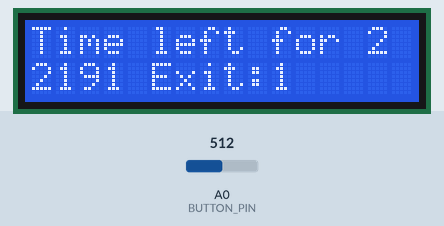
A sketch run on a simulated Arduino Uno, built with avr-gcc and run on an emulated ATmega328P. Shown: 16×2 character LCD. The inputs (shaded band) are chosen by the test bench; at power-on: A0 (BUTTON_PIN) = 512. Random numbers use the default seed unless the sketch sets one.

Above: at 1.2 s.
1.3 s: A0 (BUTTON_PIN) set to 374
2.8 s: A0 (BUTTON_PIN) set to 353
At 3.21 s:
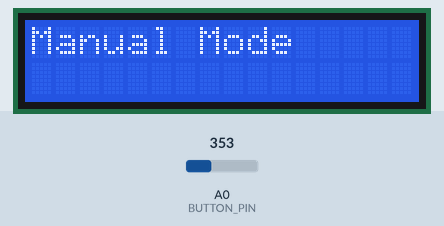
5.3 s: A0 (BUTTON_PIN) set to 370
At 5.67 s:
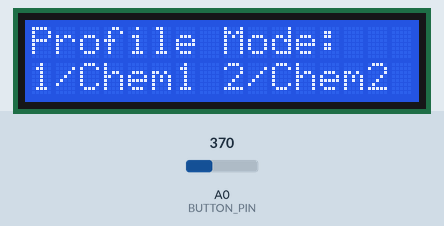
Timing chart, 0 to 8.3 s (numbered marks = the images above; inputs shaded):
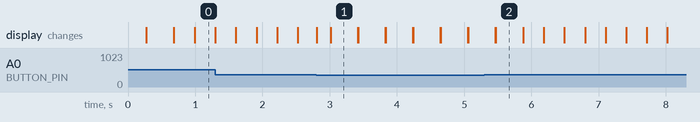

Measured:
- the behaviour switches between 361 and 360 on A0 (BUTTON_PIN) (found by bisection; images 0 and 1)
- what the display in image 1 shows lasts 0.4 s, from 3.0 s to 3.4 s

The sketch:

Display.ino
```cpp
// this code is used for interacing with the testing team to select the mode
// of operation
#define BUTTON_PIN A0
#define CHEM1_TIME 2000
#define CHEM2_TIME 2500
#define DEBOUNCE_TIME 200
#include <LiquidCrystal.h>

const int rs = 12, en = 11, d4 = 5, d5 = 4, d6 = 3, d7 = 2;
//the state of the display 0 for the main menu, 1 for manual, 2 for profile mode
//we can afford to use pin 7,8,13
//use analog pin for voltage division stuffs
//One button for emergency shutdown or select profile, one button for navigation
//Use internal pull-up to not have to use the 5V source

//Use 5 10K resistors in series for voltage divion circuit
//no button will be>990
//>220 for 1st button
//2nd  >360
// 3rd >450
// 4th >520
// 5th >570

LiquidCrystal lcd(rs, en, d4, d5, d6, d7);

unsigned check_button(void){//Check for button input
        unsigned reading=analogRead(BUTTON_PIN);
        if(reading>900)
                return 0; //nothing is pressed
        else if(reading>360)
                return 2;
        else if(reading>220)
                return 1;
}

void setup() {
        lcd.begin(16, 2);
        pinMode(BUTTON_PIN, INPUT_PULLUP);
        Serial.begin(9600);
}

void loop() {
        static unsigned state=0;
        static unsigned button_reading;
        static unsigned long start_stir_time;
        static unsigned long time_stir_left;
        //Serial.println(analogRead(BUTTON_PIN));
        switch(state) {
        case 0:
                //add turning off the fan at this state to make sure everything is clean
                delay(DEBOUNCE_TIME);
                lcd.clear();
                lcd.setCursor(0,0);
                lcd.print("1/Manual");
                lcd.setCursor(0,1);
                lcd.print("2/Profiles");


                while((button_reading=check_button())==0) {
                        ;

                }
                //Serial.println(button_reading);
                switch(button_reading) {
                case 1:
                        state=1;//1 for manual mode
                        break;
                case 2:
                        state=2;//2 for profile mode
                        break;
                }
                break;
        case 1:
                lcd.clear();
                lcd.setCursor(0,0);
                lcd.print("Manual Mode");
                delay(DEBOUNCE_TIME);
                while(!(check_button())) { //press any to return to menu
                        analogWrite(9,random(0,255));//fan control code go here
                        delay(50);
                }
                state=0;
                break;
        case 2:
                lcd.clear();
                lcd.setCursor(0,0);
                lcd.print("Profile Mode:");
                lcd.setCursor(0,1);
                lcd.print("1/Chem1 2/Chem2");
                delay(DEBOUNCE_TIME);
                while((button_reading=check_button())==0) {//wait for input button
                        ;
                }
                delay(DEBOUNCE_TIME);
                switch(button_reading) {
                case 1:
                        lcd.clear();
                        start_stir_time=millis();
                        //button 1 for emergency exit
                        while((time_stir_left=(millis()-start_stir_time))<CHEM1_TIME && check_button()!=1) {
                                lcd.clear();
                                lcd.setCursor(0,0);
                                lcd.print("Time left for 1");
                                lcd.setCursor(0,1);
                                lcd.print((CHEM1_TIME-time_stir_left));
                                lcd.setCursor(5,1);
                                lcd.print("Exit:1");
                                delay(10);
                        }
                        state=0;//return to menu when done
                        break;
                case 2:
                        lcd.clear();
                        start_stir_time=millis();
                        while((time_stir_left=(millis()-start_stir_time))<CHEM2_TIME && check_button()!=1) {
                                lcd.clear();
                                lcd.setCursor(0,0);
                                lcd.print("Time left for 2");
                                lcd.setCursor(0,1);
                                lcd.print((CHEM2_TIME-time_stir_left));
                                lcd.setCursor(5,1);
                                lcd.print("Exit:1");
                                delay(10);
                        }
                        state=0;
                        break;
                }


                break;
        }
}
```
